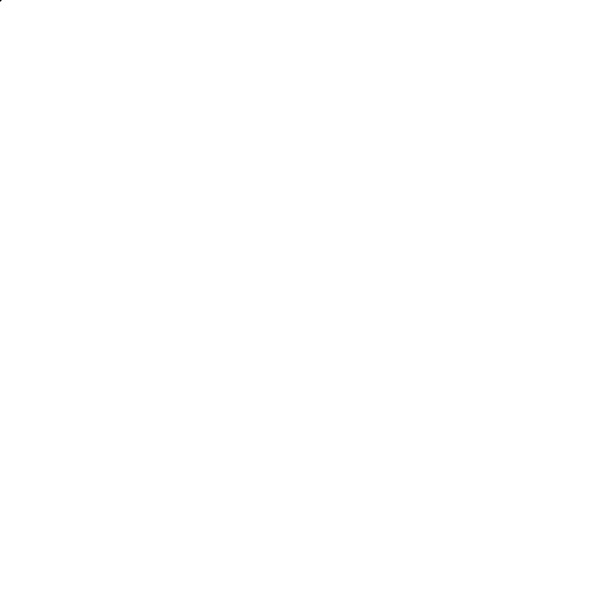
Frame 1 (no input)
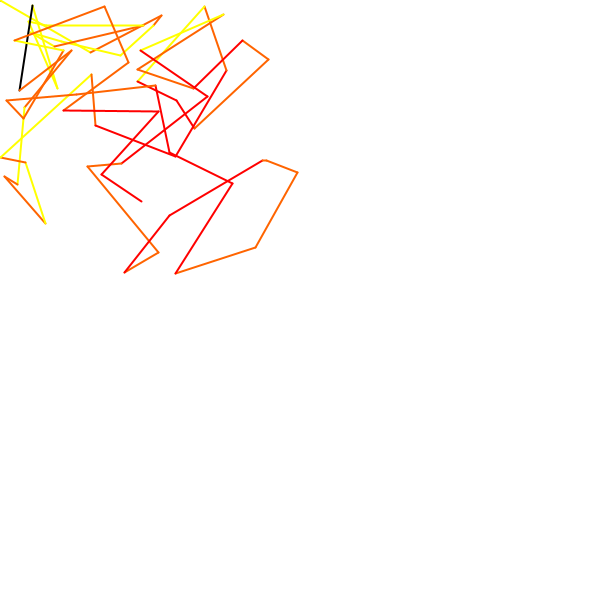
Frame 60 (the mouse pressed at the canvas centre just before this capture)
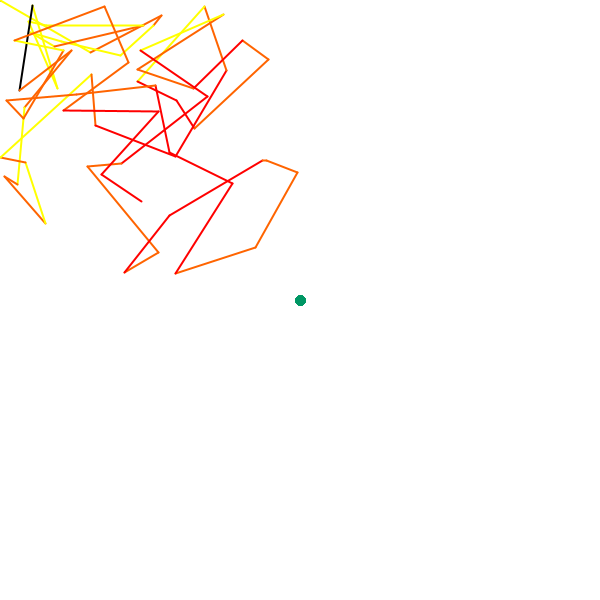
Frame 120 (the mouse held since frame 60 and released just before this capture)

The Processing sketch that drew these frames (run headless with seeded random() and noise(); from frame 60 on, the mouse is pressed at the canvas centre):

// Processing sketch: processing_12925
// ── processing_12925.pde

float x;
float y;
float xn;
float yn;
float xc;
float yc;
float sizex;
float sizey;

void setup(){
//window size
size(600,600);
//background colour (white)
background(255);
//anti-aliasing
smooth();
sizex = random(width/2);
sizey = random(height);
 
}
void draw(){
  //manual drawing only occurs on right hand side
  if (mouseX>=(0.5*width)){
    line(mouseX,mouseY,mouseX,mouseY);
    //dynamic colour
    stroke(0,mouseX/2,mouseY/3);
    //line thickness
    strokeWeight(10);
  }
  
  else {
    //line thickness
    strokeWeight(2);
    
    //define float values
    xn=x+xc;
    yn=y+yc;
   
    //line movement
    if(xn<0){xn=abs(xn);}
    if(yn<0){yn=abs(yn);}
    
    //makes the lines only draw on left hand side of drawing
    if(xn>(width/2)){xn=(width/2)-abs((width/2)-xn);}
    if(yn>height){yn=height-abs(height-yn);}
   
    line(x,y,xn,yn);
    x=xn;
    y=yn;
    //spot location
    xc = random(-100,100);
    yc = random(-100,100);
    
    //red spot
    if (dist(x+xc,y+yc,sizex,sizey)<100) {stroke(255,0,0);  }
    //orange spot
    if (dist(x+xc,y+yc,sizex,sizey)<200){if (dist(x+xc,y+yc,sizex,sizey)>100){stroke(255,100,0);}}
    //yellow spot
    if (dist(x+xc,y+yc,sizex,sizey)<300){if (dist(x+xc,y+yc,sizex,sizey)>200){stroke(255,255,0);}}
    //black
    else {{stroke(0);  }}
  }
}
